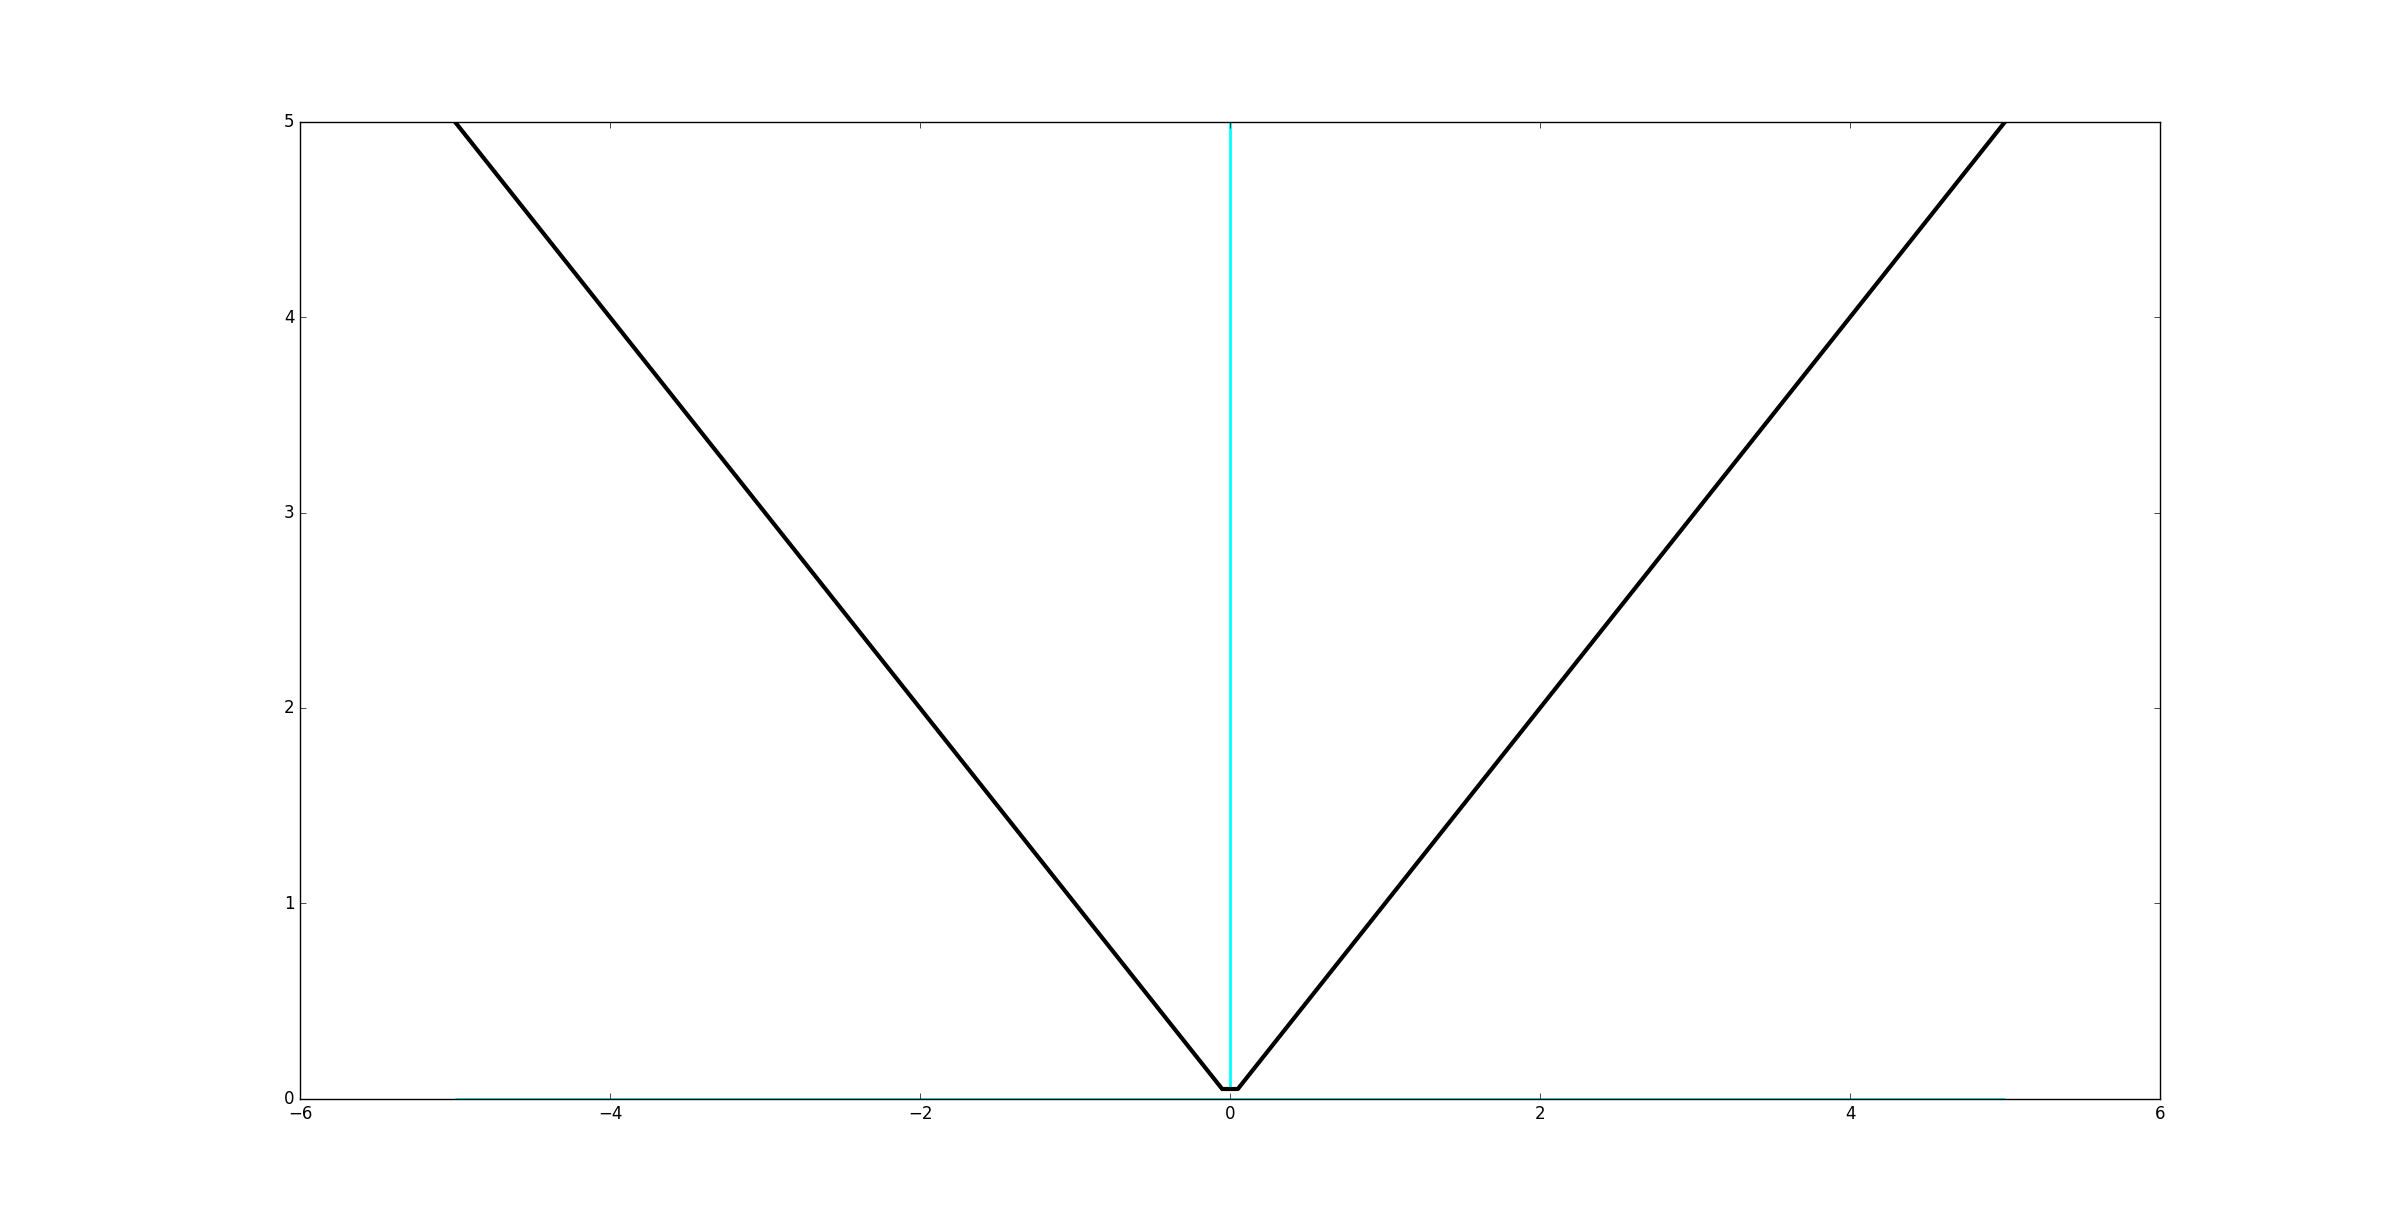

The Python source for this figure:
'''
Создает график какой либо функции ver.1
'''
import matplotlib.pyplot as plt
import numpy as np


styles = plt.style.available
plt.style.use(styles[3])

x = np.linspace(-5, 5, 100)
y = abs(x)

fig, ax = plt.subplots()

ax.plot(x, y, color = '#000000', lw = 3)
ax.vlines(0, y.min(), y.max(), color = '#00FFFF', lw = 2)
ax.hlines(0, x.min(), x.max(), color = '#00FFFF', lw = 2)

fig.set_figwidth(8); fig.set_figheight(8)

plt.show()
